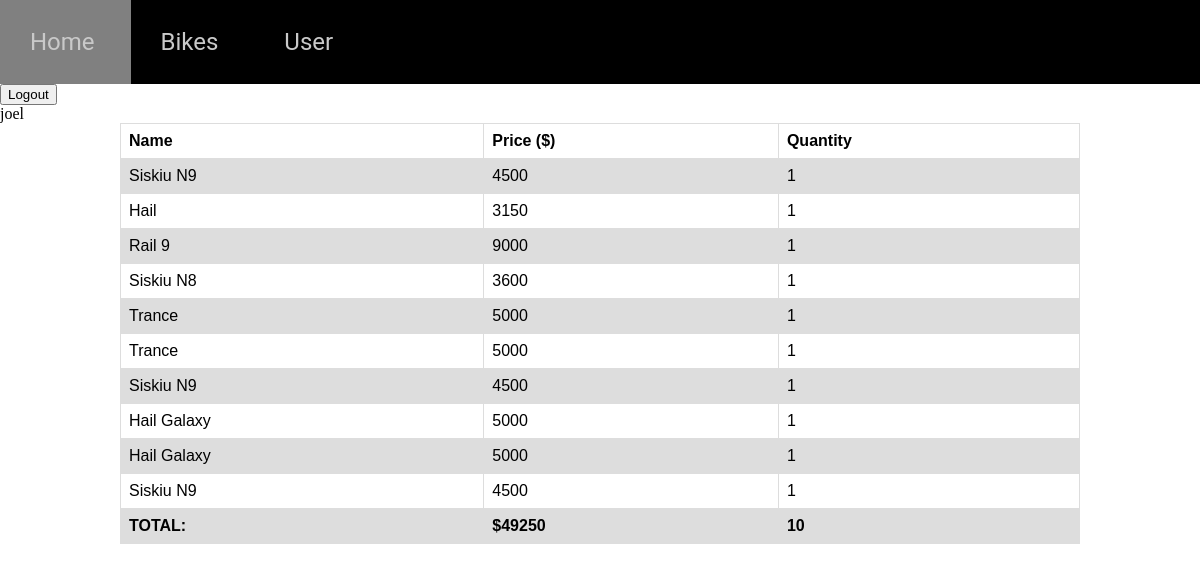
Page /user (signed in) on the committed database.
### tables this page shows
CREATE TABLE users (id INTEGER PRIMARY KEY, name STRING NOT NULL, password STRING NOT NULL, email STRING, phone INTEGER, admin INTEGER DEFAULT (0) NOT NULL);

CREATE TABLE bikes (id INTEGER PRIMARY KEY NOT NULL UNIQUE, name STRING UNIQUE NOT NULL, type INT REFERENCES type (id) NOT NULL, price INT NOT NULL, brand INT NOT NULL REFERENCES brand (id), year INT NOT NULL, wheel_size REFERENCES "wheel sizes" (id) NOT NULL, image STRING UNIQUE NOT NULL, description STRING NOT NULL, gender INTEGER REFERENCES genders (id) NOT NULL, quantity INTEGER NOT NULL DEFAULT (10));

CREATE TABLE cart (user_id INTEGER REFERENCES users (id), bike_id INTEGER REFERENCES bikes (id), quantity INTEGER NOT NULL DEFAULT (1));

### main.py (the view)
@app.route("/user", methods=["GET", "POST"])
def user():
    if session.get('logstatus', None) == "false":
        return redirect(url_for("bikes"))
    else:
        user_id = session.get('logstatus', None)
        conn = sqlite3.connect('Beamma-Bikes.db')
        c = conn.cursor()
        c.execute("SELECT bikes.name, bikes.price, cart.quantity FROM cart INNER JOIN bikes ON cart.bike_id = bikes.id WHERE user_id=?", (user_id,))
        cart = c.fetchall()
        c.execute("SELECT name FROM users WHERE id=?",(user_id,))
        name = c.fetchall()
        name = name[0]
        conn.close()
        price = 0
        quantity = 0
        for i in range(len(cart)):
            bike = cart[i]
            price += bike[1]
            quantity += bike[2]
        if request.method == "POST":
            if request.form.get("logout"):
                session['logstatus'] = 'false'
                return redirect(url_for('bikes'))
        return render_template("user.html", logstatus = session.get('logstatus', None), cart = cart, name = name[0], price = price, quantity = quantity)

### templates/user.html
{% extends 'layout.html' %}
{% block content %}
  <form method="POST">
    <input type = "submit" name = "logout" value = "Logout"></input>
  </form>
  {{ name }}
  <div class = "cart">
    <table>
      <tr>
        <th>Name</th>
        <th>Price ($)</th>
        <th>Quantity</th>
      </tr>
      {% for items in cart %}
        <tr>
          {% for bikes in items %}
            <td>{{bikes}}</td>
          {% endfor %}
        </tr>
      {% endfor %}
        <tr>
          <th>TOTAL:</th>
          <th>${{ price }}</th>
          <th>{{ quantity }}</th>
        </tr>
      </table>
  </div>
{% endblock %}

### static/css/style.css (style rules this page uses)
html, body { margin: 0; padding: 0; height: 100%; width: 100%; scroll-behavior: smooth; }
table { font-family: arial, sans-serif; border-collapse: collapse; width: 80%; margin-left: 10%; margin-right: 10%; }
td, th { border: 1px solid #dddddd; text-align: left; padding: 8px; }
tr:nth-child(even) { background-color: #dddddd; }

### rows in the picture
users: name "joel"
cart: items "1"
bikes: name "Siskiu N9", price "4500"
cart: items "1"
bikes: name "Hail", price "3150"
cart: items "1"
bikes: name "Rail 9", price "9000"
cart: items "1"
bikes: name "Siskiu N8", price "3600"
cart: items "1"
bikes: name "Trance", price "5000"
cart: items "1"
cart: items "1"
cart: items "1"
bikes: name "Hail Galaxy", price "5000"
cart: items "1"
cart: items "1"

### other values in the picture
{{ price }} "49250"
{{ quantity }} "10"
